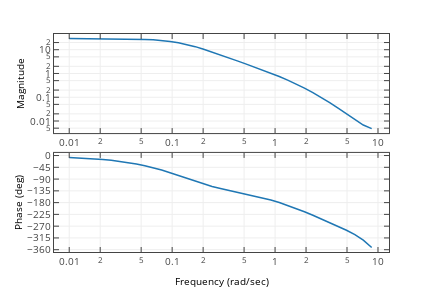

This figure's notebook cell:
### Code cell
c.bode(K*g2z)
f=plt.gcf();py.iplot_mpl(f)
print('Dagoen fase-margina ~10')

### Figure 1 — Plotly figure (JSON) as saved in the notebook; plotly's stock layout.template omitted (floating-point values rounded to 4 significant figures)
{"data": [{"line": {"color": "rgba (31, 119, 180, 1)", "dash": "solid", "width": 1.5}, "mode": "lines", "name": "_line0", "type": "scatter", "uid": "7bc7f955-8163-47d6-985b-70b630a1e49f", "x": [0.01, 0.01207, 0.01456, 0.01758, 0.02121, 0.0256, 0.03089, 0.03728, 0.04498, 0.05429, 0.06551, 0.07906, 0.09541, 0.1151, 0.1389, 0.1677, 0.2024, 0.2442, 0.2947, 0.3556, 0.4292, 0.5179, 0.6251, 0.7543, 0.9103, 1.099, 1.326, 1.6, 1.931, 2.33, 2.812, 3.393, 4.095, 4.942, 5.964, 7.197, 8.685], "xaxis": "x", "y": [29.62, 29.58, 29.52, 29.44, 29.32, 29.15, 28.9, 28.52, 27.98, 27.19, 26.05, 24.46, 22.32, 19.65, 16.59, 13.45, 10.53, 8.042, 6.053, 4.528, 3.382, 2.528, 1.888, 1.403, 1.032, 0.7464, 0.5273, 0.3622, 0.2411, 0.1554, 0.09707, 0.05888, 0.03478, 0.02009, 0.01148, 0.006771, 0.004796], "yaxis": "y"}, {"line": {"color": "rgba (31, 119, 180, 1)", "dash": "solid", "width": 1.5}, "mode": "lines", "name": "_line0", "type": "scatter", "uid": "80b595ba-6c45-4821-abd2-dd653f4afa06", "x": [0.01, 0.01207, 0.01456, 0.01758, 0.02121, 0.0256, 0.03089, 0.03728, 0.04498, 0.05429, 0.06551, 0.07906, 0.09541, 0.1151, 0.1389, 0.1677, 0.2024, 0.2442, 0.2947, 0.3556, 0.4292, 0.5179, 0.6251, 0.7543, 0.9103, 1.099, 1.326, 1.6, 1.931, 2.33, 2.812, 3.393, 4.095, 4.942, 5.964, 7.197, 8.685], "xaxis": "x2", "y": [-7.171, -8.654, -10.44, -12.6, -15.21, -18.35, -22.13, -26.69, -32.16, -38.69, -46.43, -55.43, -65.62, -76.7, -88.12, -99.21, -109.4, -118.5, -126.4, -133.4, -139.9, -146.4, -153.4, -161.1, -169.8, -179.7, -190.6, -202.5, -215.2, -228.3, -241.9, -255.8, -270.2, -285.5, -302.5, -323.3, -351.6], "yaxis": "y2"}], "layout": {"autosize": false, "height": 288, "hovermode": "closest", "margin": {"b": 36, "l": 54, "pad": 0, "r": 43, "t": 34}, "showlegend": false, "width": 432, "xaxis": {"anchor": "y", "domain": [0, 1], "mirror": "ticks", "nticks": 8, "range": [-2.148, 1.107], "showgrid": true, "showline": true, "side": "bottom", "tickfont": {"size": 10}, "ticks": "inside", "type": "log", "zeroline": false}, "xaxis2": {"anchor": "y2", "domain": [0, 1], "mirror": "ticks", "nticks": 8, "range": [-2.148, 1.107], "showgrid": true, "showline": true, "side": "bottom", "tickfont": {"size": 10}, "ticks": "inside", "title": {"font": {"color": "#000000", "size": 10}, "text": "Frequency (rad/sec)"}, "type": "log", "zeroline": false}, "yaxis": {"anchor": "x", "domain": [0.5455, 1], "mirror": "ticks", "nticks": 8, "range": [-2.509, 1.661], "showgrid": true, "showline": true, "side": "left", "tickfont": {"size": 10}, "ticks": "inside", "title": {"font": {"color": "#000000", "size": 10}, "text": "Magnitude"}, "type": "log", "zeroline": false}, "yaxis2": {"anchor": "x2", "domain": [0, 0.4545], "dtick": 45, "mirror": "ticks", "range": [-368.8, 10.05], "showgrid": true, "showline": true, "side": "left", "tick0": -360, "tickfont": {"size": 10}, "ticks": "inside", "title": {"font": {"color": "#000000", "size": 10}, "text": "Phase (deg)"}, "type": "linear", "zeroline": false}}}
